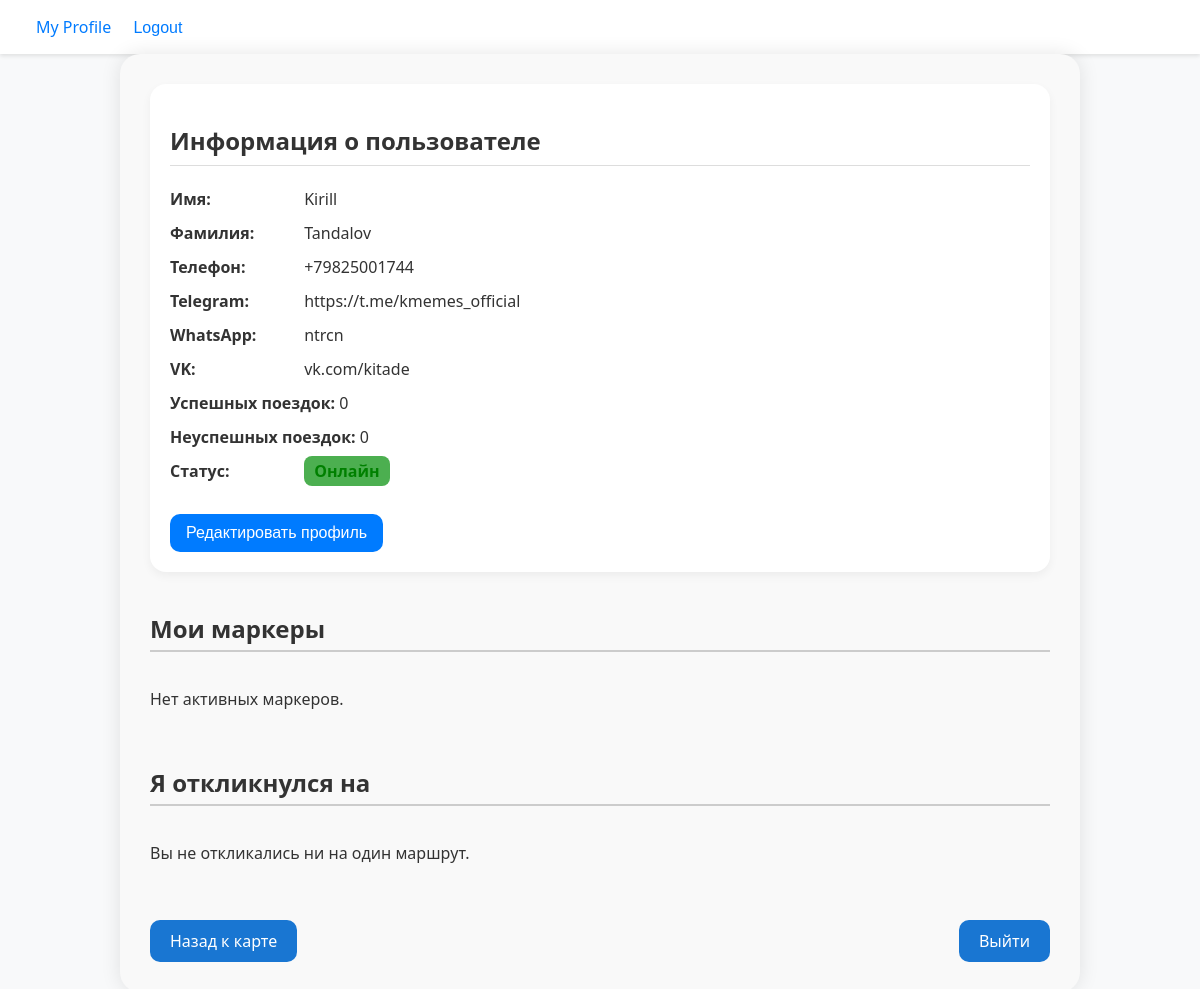
Page /profile/1 (signed in) on the committed database.
### main/models.py (models this page shows, shortened)
class Profile(models.Model):
    user = models.OneToOneField(User, on_delete=models.CASCADE)
    first_name = models.CharField(max_length=100, blank=True)
    last_name = models.CharField(max_length=100, blank=True)
    phone_number = models.CharField(max_length=20, blank=True)
    telegram = models.CharField(max_length=100, blank=True)
    whatsapp = models.CharField(max_length=100, blank=True)
    vk = models.CharField(max_length=100, blank=True)
    successful_trips = models.IntegerField(default=0)
    unsuccessful_trips = models.IntegerField(default=0)
    trips = models.JSONField(blank=False, null=False, default=dict)

### main/views.py (the view, shortened to what this page needs)
# urls.py: path('profile/<int:user_id>', main_views.profile, name='profile')
@login_required(login_url='login')
def profile(request, user_id):
    user = request.user
    profile, created = Profile.objects.get_or_create(user=user)
    own_markers = Marker.objects.filter(user=user)
    responded_markers = []
    trips_raw = profile.trips.copy()
    profile.trips = trips_raw
    profile.save()
    user_status, _ = UserStatus.objects.get_or_create(user=user)
    is_online = user_status.is_online()
    if request.method == 'POST':
        if 'cancel_trip_id' in request.POST:
            marker.people_count += 1
            del marker.users[str(request.user.id)]
            marker.save()
            Message.objects.create(
                from_user=request.user,
                to_user=marker.user,
                marker=marker,
                text=f"Пользователь {request.user.username} отказался от поездки '{marker.title}'.",
                notification_type='user_left'
            )
            profile = get_object_or_404(Profile, user=request.user)
            if str(marker.id) in profile.trips:
                del profile.trips[str(marker.id)]
                profile.save()
            return redirect('profile', user_id=user.id)
        user_form = UserForm(request.POST, instance=user)
        profile_form = ProfileForm(request.POST, instance=profile)
        if user_form.is_valid() and profile_form.is_valid():
            user_form.save()
            profile_form.save()
            profile.first_name = request.POST['first_name']
            profile.last_name = request.POST['last_name']
            profile.save()
            return redirect('profile', user_id=user.id)
    else:
        user_form = UserForm(instance=user)
        profile_form = ProfileForm(instance=profile)
    return render(request, 'main/profile.html', {
        'user_form': user_form,
        'profile_form': profile_form,
        'own_markers': own_markers,
        'responded_markers': responded_markers,
        'profile_data': profile,
        'is_online': is_online,
    })

### main/models.py (called while the page is built)
    def is_online(self):
        return timezone.now() - self.last_seen < timezone.timedelta(minutes=5)

### main/templates/main/profile.html (shortened to what this page needs)
{% extends "main/base.html" %}
{% load static %}
{% block extra_css %}
<link href="{% static "css/profile.css" %}" rel="stylesheet" />
{% endblock %}
{% block content %}
<div class="profile-container">
    <div class="profile-info">
        <h2>Информация о пользователе</h2>
        <ul>
            <li><strong>Имя:</strong> {{ profile_data.first_name }}</li>
            <li><strong>Фамилия:</strong> {{ profile_data.last_name }}</li>
            <li><strong>Телефон:</strong> {{ profile_data.phone_number }}</li>
            <li><strong>Telegram:</strong> {{ profile_data.telegram }}</li>
            <li><strong>WhatsApp:</strong> {{ profile_data.whatsapp }}</li>
            <li><strong>VK:</strong> {{ profile_data.vk }}</li>
            <li><strong>Успешных поездок:</strong> {{ profile_data.successful_trips }}</li>
            <li><strong>Неуспешных поездок:</strong> {{ profile_data.unsuccessful_trips }}</li>
            <li><strong>Статус:</strong>
                {% if is_online %}
                    <span class="status online">Онлайн</span>
                {% else %}
                    <span class="status offline">Оффлайн</span>
                {% endif %}
            </li>
        </ul>
        <button class="edit-button" onclick="toggleProfileForm()">Редактировать профиль</button>
    </div>
    <div class="markers-section">
        <h2>Мои маркеры</h2>
        <div class="marker-list">
            {% for marker in own_markers %}
                <div class="marker-card">
                    <h3>{{ marker.title }}</h3>
                    <p><b>Транспорт</b>: {{ marker.get_transport_type_display }}</p>
                    <p><b>Маршрут</b>: {{ marker.start_point }} → {{ marker.end_point }}</p>
                    <p><b>Кол-во мест</b>: {{ marker.people_count }}</p>
                    <form method="post" class="cancel-form">
                        {% csrf_token %}
                        <input type="hidden" name="cancel_trip_id" value="{{ marker.id }}">
                        {% if marker.is_active %}
                            <a href="{% url 'edit_marker' marker.id %}" class="btn-cancel" style="background-color: #4c70ff">Редактировать</a> |
                            <a href="{% url 'delete_marker' marker.id %}" class="btn-cancel">Удалить</a>
                        {% else %}
                            <button class="btn-cancel">Удалена</button>
                        {% endif %}
                    </form>
                </div>
            {% empty %}
                <p>Нет активных маркеров.</p>
            {% endfor %}
        </div>
        <h2>Я откликнулся на</h2>
        <div class="marker-list">
            {% for marker in responded_markers %}
                <div class="marker-card">
                    <h3>{{ marker.title }}</h3>
                    <p><b>Транспорт</b>: {{ marker.get_transport_type_display }}</p>
                    <p><b>Маршрут</b>: {{ marker.start_point }} → {{ marker.end_point }}</p>
                    <p><b>Кол-во мест</b>: {{ marker.people_count }}</p>
                    <form method="post" class="cancel-form">
                        {% csrf_token %}
                        <input type="hidden" name="cancel_trip_id" value="{{ marker.id }}">
                        <button type="submit" class="btn-cancel">Отменить поездку</button>
                    </form>
                </div>
            {% empty %}
                <p>Вы не откликались ни на один маршрут.</p>
            {% endfor %}
        </div>
    </div>
    <div class="nav-buttons">
        <a href="{% url 'map' %}" class="btn-back">Назад к карте</a>
        <a href="{% url 'logout' %}" class="btn-logout">Выйти</a>
    </div>
</div>
{% endblock %}

### main/static/css/base.css (style rules this page uses)
body { margin: 0; font-family: 'Segoe UI', sans-serif; background-color: #f8f9fa; color: #333; }

### main/static/css/profile.css (style rules this page uses)
.profile-container { max-width: 900px; margin: 0 auto; padding: 30px; background-color: #f9f9f9; border-radius: 20px; box-shadow: 0 0 20px rgba(0, 0, 0, 0.1); }
.markers-section h2 { margin-top: 40px; font-size: 24px; border-bottom: 2px solid #ccc; padding-bottom: 5px; }
.marker-list { display: grid; gap: 20px; margin-top: 20px; }
.nav-buttons { display: flex; justify-content: space-between; margin-top: 40px; }
.btn-back, .btn-logout { background-color: #1976d2; color: white; padding: 10px 20px; text-decoration: none; border-radius: 10px; }
.profile-info { background-color: #fff; padding: 20px; border-radius: 16px; margin-bottom: 40px; box-shadow: 0 4px 10px rgba(0, 0, 0, 0.05); }
.profile-info h2 { font-size: 24px; margin-bottom: 15px; border-bottom: 1px solid #ddd; padding-bottom: 8px; }
.profile-info ul { list-style: none; padding: 0; }
.profile-info li { padding: 6px 0; font-size: 16px; }
.profile-info li strong { min-width: 130px; display: inline-block; }
.status { padding: 4px 10px; border-radius: 8px; font-weight: bold; }
.status.online { background-color: #4caf50; color: white; }
.edit-button, .save-button { padding: 10px 16px; background-color: #007bff; border: none; border-radius: 10px; color: white; font-size: 16px; cursor: pointer; margin-top: 10px; }
.status.online { color: green; font-weight: bold; }

### rows in the picture
Profile: first_name "Kirill", last_name "Tandalov", phone_number "+79825001744", telegram "https://t.me/kmemes_official", whatsapp "ntrcn", vk "vk.com/kitade", successful_trips "0", unsuccessful_trips "0"
